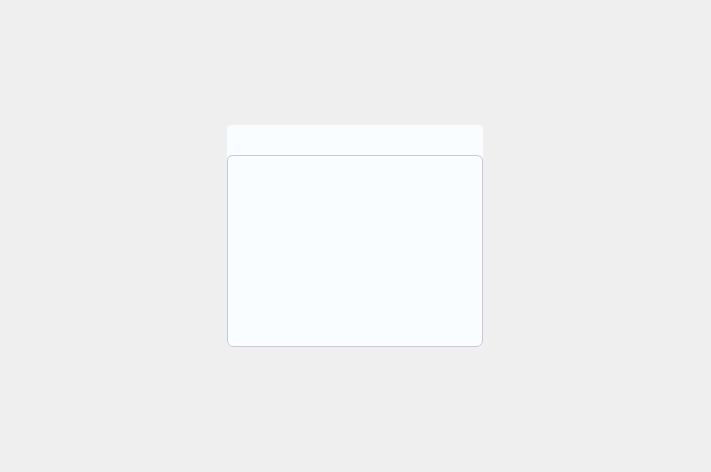
<?xml version="1.0" encoding="UTF-8"?>
<ui version="4.0">
 <class>FormLookXmlVersion</class>
 <widget class="QWidget" name="FormLookXmlVersion">
  <property name="geometry">
   <rect>
    <x>0</x>
    <y>0</y>
    <width>711</width>
    <height>472</height>
   </rect>
  </property>
  <property name="windowTitle">
   <string>Form</string>
  </property>
  <layout class="QVBoxLayout" name="verticalLayout_2">
   <item alignment="Qt::AlignHCenter|Qt::AlignVCenter">
    <widget class="QWidget" name="widget" native="true">
     <property name="styleSheet">
      <string notr="true">background-color: rgb(250, 253, 255);
border-radius: 4px;</string>
     </property>
     <layout class="QVBoxLayout" name="verticalLayout">
      <property name="spacing">
       <number>0</number>
      </property>
      <property name="leftMargin">
       <number>0</number>
      </property>
      <property name="topMargin">
       <number>0</number>
      </property>
      <property name="rightMargin">
       <number>0</number>
      </property>
      <property name="bottomMargin">
       <number>0</number>
      </property>
      <item alignment="Qt::AlignRight">
       <widget class="QPushButton" name="btnClose">
        <property name="minimumSize">
         <size>
          <width>30</width>
          <height>30</height>
         </size>
        </property>
        <property name="maximumSize">
         <size>
          <width>30</width>
          <height>30</height>
         </size>
        </property>
        <property name="styleSheet">
         <string notr="true">QPushButton {
	background-image: url(:/image/images2/icon_single_upgrade_close.png);
	background-position: center;
	border:none;
}</string>
        </property>
        <property name="text">
         <string/>
        </property>
       </widget>
      </item>
      <item>
       <widget class="QTextBrowser" name="textBrowser">
        <property name="styleSheet">
         <string notr="true">QTextBrowser{
	border: 1px solid #C6C9D7;
	border-radius: 6px;
	line-height: 24px;
	font-size: 14px;
	color: rgb(50, 50, 50);
	padding-left:16px;
	padding-top:8px;
}
QScrollBar{
    background: transparent;
	border-radius:16px;
    width: 6px;
}
QScrollBar::handle:vertical {
	background-color: #e0e0e0;
    min-height: 30px;
	border-radius:16px;
	width: 6px;
}</string>
        </property>
       </widget>
      </item>
     </layout>
    </widget>
   </item>
  </layout>
 </widget>
 <resources/>
 <connections/>
</ui>
